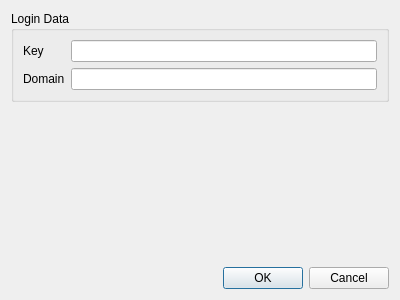
<?xml version="1.0" encoding="UTF-8"?>
<ui version="4.0">
 <class>settingsDialog</class>
 <widget class="QDialog" name="settingsDialog">
  <property name="geometry">
   <rect>
    <x>0</x>
    <y>0</y>
    <width>400</width>
    <height>300</height>
   </rect>
  </property>
  <property name="windowTitle">
   <string>Dialog</string>
  </property>
  <layout class="QVBoxLayout" name="verticalLayout_2">
   <item>
    <widget class="QGroupBox" name="groupBox">
     <property name="title">
      <string>Login Data</string>
     </property>
     <layout class="QVBoxLayout" name="verticalLayout">
      <item>
       <layout class="QGridLayout" name="gridLayout">
        <item row="0" column="0">
         <widget class="QLabel" name="label">
          <property name="text">
           <string>Key</string>
          </property>
         </widget>
        </item>
        <item row="1" column="1">
         <widget class="QLineEdit" name="hostdomainEdit"/>
        </item>
        <item row="0" column="1">
         <widget class="QLineEdit" name="keyEdit"/>
        </item>
        <item row="1" column="0">
         <widget class="QLabel" name="label_2">
          <property name="text">
           <string>Domain</string>
          </property>
         </widget>
        </item>
       </layout>
      </item>
     </layout>
    </widget>
   </item>
   <item>
    <spacer name="verticalSpacer">
     <property name="orientation">
      <enum>Qt::Vertical</enum>
     </property>
     <property name="sizeHint" stdset="0">
      <size>
       <width>20</width>
       <height>40</height>
      </size>
     </property>
    </spacer>
   </item>
   <item>
    <widget class="QDialogButtonBox" name="buttonBox">
     <property name="standardButtons">
      <set>QDialogButtonBox::Cancel|QDialogButtonBox::Ok</set>
     </property>
    </widget>
   </item>
  </layout>
 </widget>
 <resources/>
 <connections/>
</ui>
